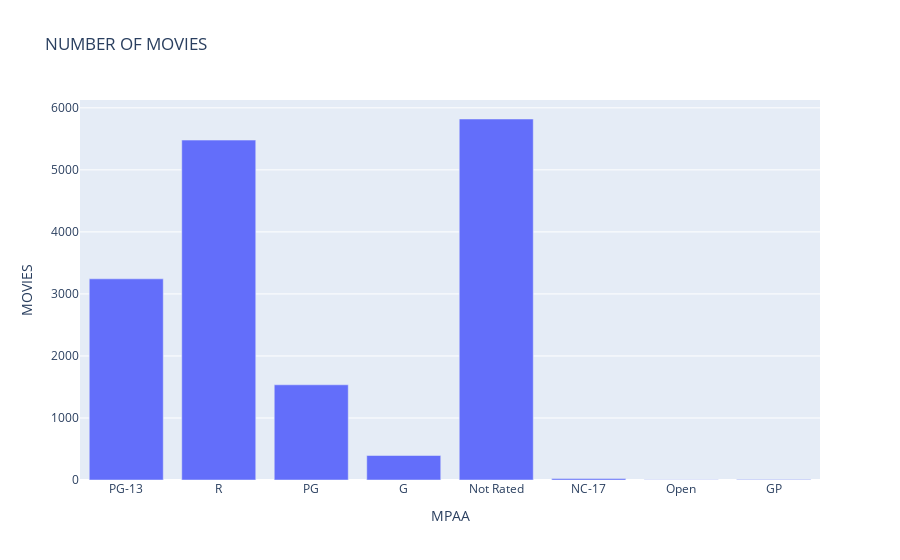

Here is the notebook cell this chart was saved with:
### Markdown cell above
MPAA VS MOVIES

### Code cell
first_data_x = rate_data['MPAA RATINGS']
first_data_y=rate_data['MOVIES']
first_graph_data = pd.DataFrame(dict(MPAA=first_data_x,MOVIES=first_data_y))
first_graph = px.bar(first_graph_data,x='MPAA',y='MOVIES',title='NUMBER OF MOVIES')
first_graph.show()

### Figure 1 — Plotly figure (JSON) as saved in the notebook; plotly's stock layout.template omitted (floating-point values rounded to 4 significant figures)
{"data": [{"alignmentgroup": "True", "hovertemplate": "MPAA=%{x}<br>MOVIES=%{y}<extra></extra>", "legendgroup": "", "marker": {"color": "#636efa", "pattern": {"shape": ""}}, "name": "", "offsetgroup": "", "orientation": "v", "showlegend": false, "textposition": "auto", "type": "bar", "x": ["PG-13", "R", "PG", "G", "Not Rated", "NC-17", "Open", "GP"], "xaxis": "x", "y": [3243, 5480, 1535, 395, 5820, 24, 5, 7], "yaxis": "y"}], "layout": {"autosize": true, "barmode": "relative", "legend": {"tracegroupgap": 0}, "title": {"text": "NUMBER OF MOVIES"}, "xaxis": {"anchor": "y", "autorange": true, "domain": [0, 1], "range": [-0.5, 7.5], "title": {"text": "MPAA"}, "type": "category"}, "yaxis": {"anchor": "x", "autorange": true, "domain": [0, 1], "range": [0, 6126.0], "title": {"text": "MOVIES"}, "type": "linear"}}}
